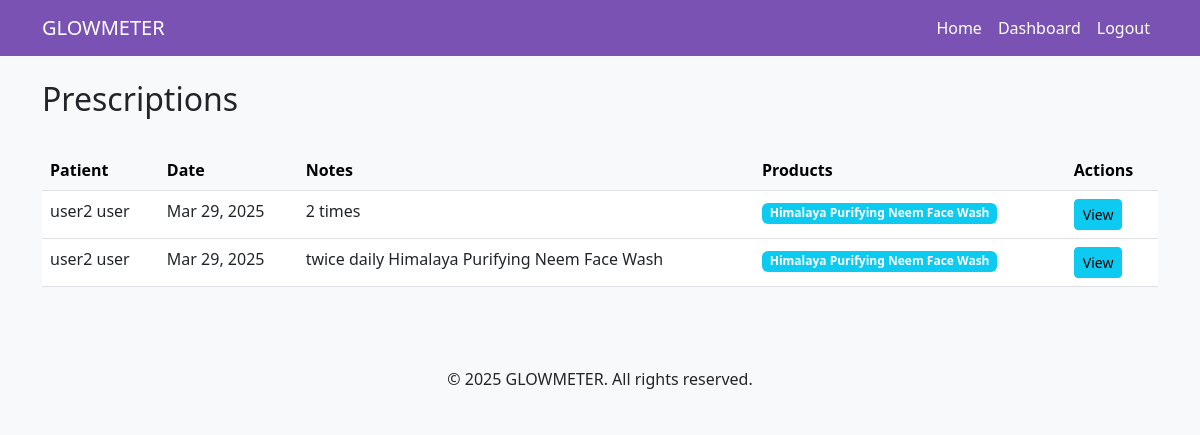
Before: /prescriptions/ (signed in) with the older database file.
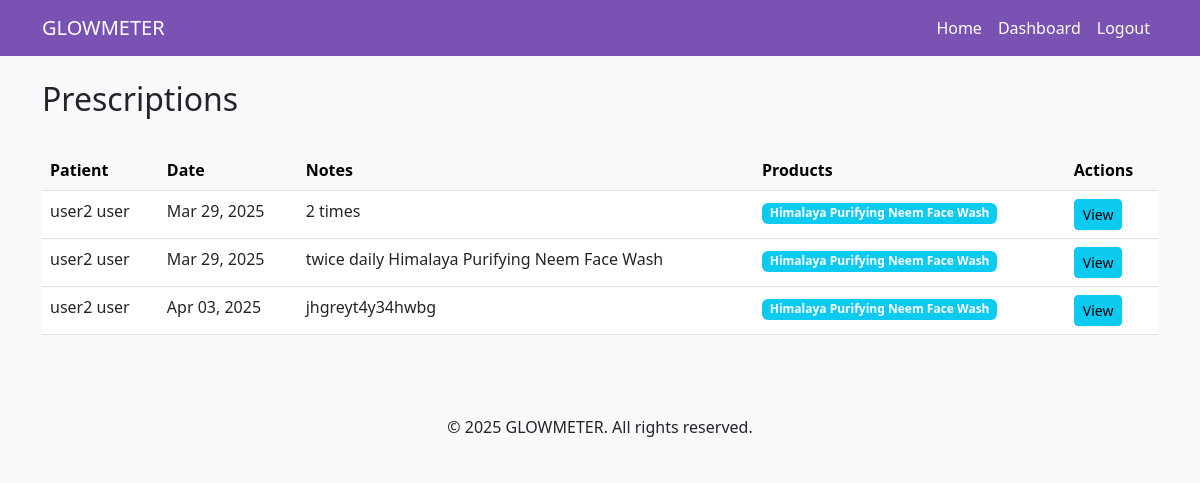
After: the same page with the newer database file.
### glowmeter_app/models.py (models this page shows, shortened)
class Prescription(models.Model):
    doctor = models.ForeignKey(Doctor, on_delete=models.CASCADE, related_name='prescriptions')
    patient = models.ForeignKey(User, on_delete=models.CASCADE, related_name='prescriptions')
    products = models.ManyToManyField(Product, through='PrescriptionItem')
    created_at = models.DateTimeField(auto_now_add=True)
    notes = models.TextField(blank=True)

class User(AbstractBaseUser, PermissionsMixin):
    username = None
    email = models.EmailField(unique=True)
    first_name = models.CharField(max_length=30, blank=True)
    last_name = models.CharField(max_length=30, blank=True)
    profile_picture = models.ImageField(upload_to='admins/', null=True, blank=True)
    is_active = models.BooleanField(default=True)
    is_staff = models.BooleanField(default=False)
    is_doctor = models.BooleanField(default=False)
    is_admin = models.BooleanField(default=False)
    date_joined = models.DateTimeField(auto_now_add=True)
    USERNAME_FIELD = 'email'
    REQUIRED_FIELDS = []
    objects = UserManager()

class RegularUser(models.Model):
    user = models.OneToOneField(User, on_delete=models.CASCADE, related_name='user_profile')
    full_name = models.CharField(max_length=100)
    profile_picture = models.ImageField(upload_to='profiles/', null=True, blank=True)

class Product(models.Model):
    name = models.CharField(max_length=200)
    description = models.TextField()
    usage_instructions = models.TextField()
    image = models.ImageField(upload_to='products/', null=True, blank=True)
    created_at = models.DateTimeField(auto_now_add=True)
    updated_at = models.DateTimeField(auto_now=True)

### glowmeter_app/views.py (the view)
# urls.py: path('prescriptions/', views.view_prescriptions, name='view_prescriptions'),
@login_required
def view_prescriptions(request):
    user = request.user
    if user.is_doctor:
        prescriptions = Prescription.objects.filter(doctor=user.doctor_profile).select_related('doctor', 'patient').prefetch_related('prescriptionitem_set', 'prescriptionitem_set__product')
        template = 'doctor_prescriptions.html'
    else:
        prescriptions = Prescription.objects.filter(patient=user).select_related('doctor').prefetch_related('prescriptionitem_set', 'prescriptionitem_set__product')
        template = 'user_prescriptions.html'
    return render(request, template, {'prescriptions': prescriptions})

### templates/doctor_prescriptions.html (shortened to what this page needs)
{% extends 'base.html' %}
{% block content %}
<div class="container mt-4">
    <div class="row mb-4">
        <div class="col">
            <h2>Prescriptions</h2>
        </div>
    </div>
    {% if prescriptions %}
    <div class="row">
        <div class="col">
            <div class="table-responsive">
                <table class="table table-hover">
                    <thead class="table-light">
                        <tr>
                            <th>Patient</th>
                            <th>Date</th>
                            <th>Notes</th>
                            <th>Products</th>
                            <th>Actions</th>
                        </tr>
                    </thead>
                    <tbody>
                        {% for prescription in prescriptions %}
                        <tr>
                            <td>{{ prescription.patient.user_profile.full_name }}</td>
                            <td>{{ prescription.created_at|date:"M d, Y" }}</td>
                            <td>{{ prescription.notes|truncatechars:50 }}</td>
                            <td>
                                {% for product in prescription.products.all %}
                                    <span class="badge bg-info me-1">{{ product.name }}</span>
                                {% endfor %}
                            </td>
                            <td>
                                <a href="{% url 'prescription_detail' prescription.id %}" class="btn btn-sm btn-info">
                                     View
                                </a>
                            </td>
                        </tr>
                        {% endfor %}
                    </tbody>
                </table>
            </div>
        </div>
    </div>
    {% endif %}
</div>
{% endblock %}

Changed rows visible on the page:
added Prescription: patient.user_profile.full_name "user2 user", created_at "Apr 03, 2025", notes "jhgreyt4y34hwbg", Product (name "Himalaya Purifying Neem Face Wash")
